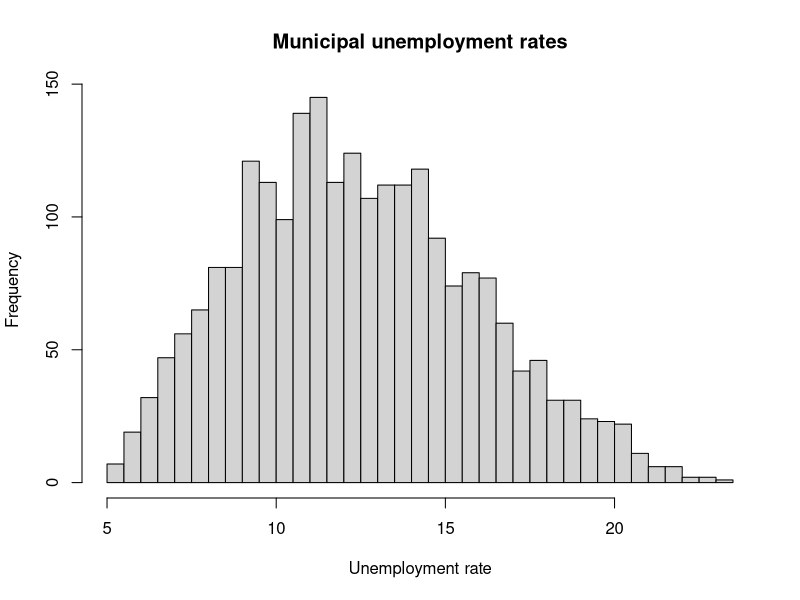
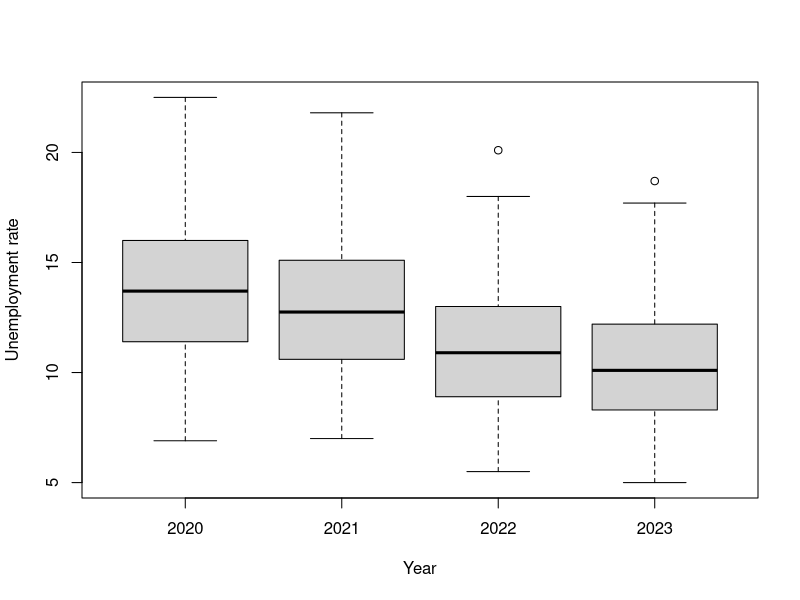
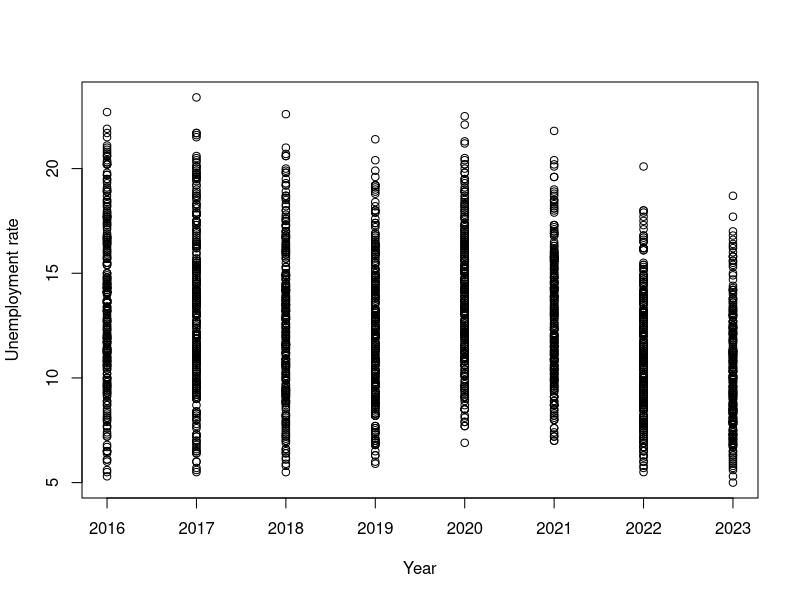

These figures' R source, in order:
## ---- chunk 1
#| echo: false
options(width = 70)
## ---- chunk 2
scores <- c(45, 62, 78)
scores
## ---- chunk 3
survey_answers <- c(1, 2, "3")
survey_answers
## ---- chunk 4
typeof(survey_answers)
## ---- chunk 5
scores >= 60
## ---- chunk 6
scores >= 60 & scores < 75
## ---- chunk 7
typeof(scores >= 60)
## ---- chunk 8
#| warning: true
c(1, 2, 3) > c(1, 3)
## ---- chunk 9
#| warning: true
c(TRUE, FALSE) & c(TRUE, FALSE, FALSE)
## ---- chunk 10
#| warning: true
c(TRUE, FALSE) | c(FALSE, TRUE, FALSE)
## ---- chunk 11
TRUE && FALSE
## ---- chunk 12
TRUE || FALSE
## ---- chunk 13
#| output-location: default
trial <- c(1, NA, 3)
is.na(trial)
!is.na(trial)
## ---- chunk 14
#| output-location: default
cities <- c("stockholm", "uppsala", "umea")
cities %in% c("stockholm", "malmo", "uppsala")
## ---- chunk 15
#| output-location: default
cities == "stockholm" | cities == "malmo" | cities == "uppsala"
## ---- chunk 16
#| output-location: default
ifelse(scores >= 60, "pass", "retry")
## ---- chunk 17
years <- c(2021, 2022, 2023, 2024)
## ---- chunk 18
#| output-location: column-fragment
years[1]
## ---- chunk 19
#| output-location: column-fragment
years[c(-3, -4)]
## ---- chunk 20
#| output-location: default
years[c(TRUE, FALSE, TRUE, FALSE)]
## ---- chunk 21
scores[scores >= 60]
## ---- chunk 22
years[years >= 2023]
## ---- chunk 23
out <- numeric(length(scores))
for (i in seq_along(scores)) {
  out[i] <- scores[i]^2
}
out
## ---- chunk 24
scores^2
## ---- chunk 25
#| output-location: default
student_record <- list(name = "Alice", age = 24, passed = TRUE)
student_record
typeof(student_record)
## ---- chunk 26
#| output-location: default
municipality_code <- c("0180", "1280")
year <- c(2023, 2023)
unemployment_rate <- c(6.2, 7.1)
## ---- chunk 27
table_list <- list(
  municipality_code,
  year,
  unemployment_rate
)
table_list
## ---- chunk 28
table_list <- list(
  municipality_code = municipality_code,
  year = year,
  unemployment_rate = unemployment_rate
)
table_list
## ---- chunk 29
table_df <- data.frame(
  municipality_code,
  year,
  unemployment_rate
)
table_df
## ---- chunk 30
#| output-location: column-fragment
typeof(table_df)
## ---- chunk 31
#| output-location: column-fragment
str(table_df)
## ---- chunk 32
#| output-location: column-fragment
str(table_list)
## ---- chunk 33
as.matrix(table_df)
## ---- chunk 34
typeof(as.matrix(table_df))
## ---- chunk 35
#| output-location: default
panel_df <- read.csv("../lecture_1/lecture_1_demo_panel.csv")
head(panel_df)
## ---- chunk 36
#| output-location: default
str(panel_df)
## ---- chunk 37
#| output-location: column-fragment
nrow(panel_df)
## ---- chunk 38
#| output-location: column-fragment
ncol(panel_df)
## ---- chunk 39
#| output-location: default
names(panel_df)
## ---- chunk 40
#| output-location: default
str(panel_df)
## ---- chunk 41
#| output-location: default
panel_df <- read.csv(
  "../lecture_1/lecture_1_demo_panel.csv",
  colClasses = c(municipality_code = "character")
)
str(panel_df)
## ---- chunk 42
#| output-location: default
panel_df$year[1]
## ---- chunk 43
#| output-location: default
panel_df$year[1:5]
## ---- chunk 44
head(panel_df["year"])
## ---- chunk 45
head(panel_df[["year"]])
## ---- chunk 46
#| output-location: default
panel_df[1:3, c("municipality_name", "year")]
## ---- chunk 47
#| output-location: default
panel_df[
  panel_df$year == 2023 &
  panel_df$municipality_name %in% c("Stockholm", "Uppsala", "Kiruna"),
  c("municipality_name", "year", "unemployment_rate")
]
## ---- chunk 48
#| output-location: default
panel_df[
  panel_df$municipality_code %in% c("0180", "0380", "1280") &
  panel_df$year %in% c(2022, 2023),
]
## ---- chunk 49
#| output-location: default
panel_df$high_unemployment <- panel_df$unemployment_rate > 8
head(panel_df[c("municipality_name", "unemployment_rate", "high_unemployment")])
## ---- chunk 50
#| output-location: default
panel_df$period <- ifelse(panel_df$year >= 2020, "recent", "older")
head(panel_df[c("year", "period")])
## ---- chunk 51
kon <- c(1L, 2L, 1L, 1L, 2L)
typeof(kon)
## ---- chunk 52
kon <- kon |>
  factor(
    levels = c(1, 2),
    labels = c("Male", "Female")
  )
typeof(kon)
## ---- chunk 53
class(kon)
## ---- chunk 54
str(kon)
## ---- chunk 55
kon
## ---- chunk 56
sex_demo <- data.frame(
  id = 1:4,
  sex_code = c(1, 2, 1, 2)
)
sex_demo$sex <- factor(
  sex_demo$sex_code,
  levels = c(1, 2),
  labels = c("Male", "Female")
)
sex_demo
## ---- chunk 57
#| output-location: default
wide_rates <- data.frame(
  municipality_code = c("0180", "0380", "1280"),
  unemployment_rate_2022 = c(10.5, 10.2, 18.0),
  unemployment_rate_2023 = c(10.5, 9.9, 17.7)
)
wide_rates
## ---- chunk 58
#| output-location: default
tidy_rates <- data.frame(
  municipality_code = c("0180", "0180", "0380", "0380", "1280", "1280"),
  year = c(2022, 2023, 2022, 2023, 2022, 2023),
  unemployment_rate = c(10.5, 10.5, 10.2, 9.9, 18.0, 17.7)
)
tidy_rates
## ---- chunk 59
#| output-location: default
wide_rates[c("municipality_code", "unemployment_rate_2023")]
## ---- chunk 60
#| output-location: default
tidy_rates[tidy_rates$year == 2023, c("municipality_code", "unemployment_rate")]
## ---- chunk 61
#| output-location: default
names(panel_df)[1:6]
## ---- chunk 62
#| output-location: default
str(panel_df)
## ---- chunk 63
#| output-location: default
summary(panel_df$unemployment_rate)
## ---- chunk 64
#| output-location: default
sum(is.na(panel_df$unemployment_rate))
## ---- chunk 65
#| output-location: default
any(duplicated(panel_df[c("municipality_code", "year")]))
## ---- chunk 66
#| output-location: default
head(panel_df[c("municipality_code", "year")])
## ---- chunk 67
#| output-location: default
bad_panel <- panel_df[c(1, 2, 3, 4, 1), ]
bad_panel$unemployment_rate[2] <- NA
## ---- chunk 68
#| output-location: default
is.na(bad_panel$unemployment_rate)
## ---- chunk 69
#| output-location: default
duplicated(bad_panel[c("municipality_code", "year")])
## ---- chunk 70
#| output-location: default
any(duplicated(bad_panel[c("municipality_code", "year")]))
## ---- chunk 71
#| output-location: default
bad_panel[!is.na(bad_panel$unemployment_rate), ]
## ---- chunk 72
#| output-location: default
hist(
  panel_df$unemployment_rate,
  breaks = 30,
  main = "Municipal unemployment rates",
  xlab = "Unemployment rate"
)
## ---- chunk 73
#| output-location: default
boxplot(
  formula = unemployment_rate ~ year,
  data = panel_df[panel_df$year >= 2020, ],
  xlab = "Year",
  ylab = "Unemployment rate"
)
## ---- chunk 74
#| output-location: default
plot(
  x = panel_df$year,
  y = panel_df$unemployment_rate,
  xlab = "Year",
  ylab = "Unemployment rate"
)
